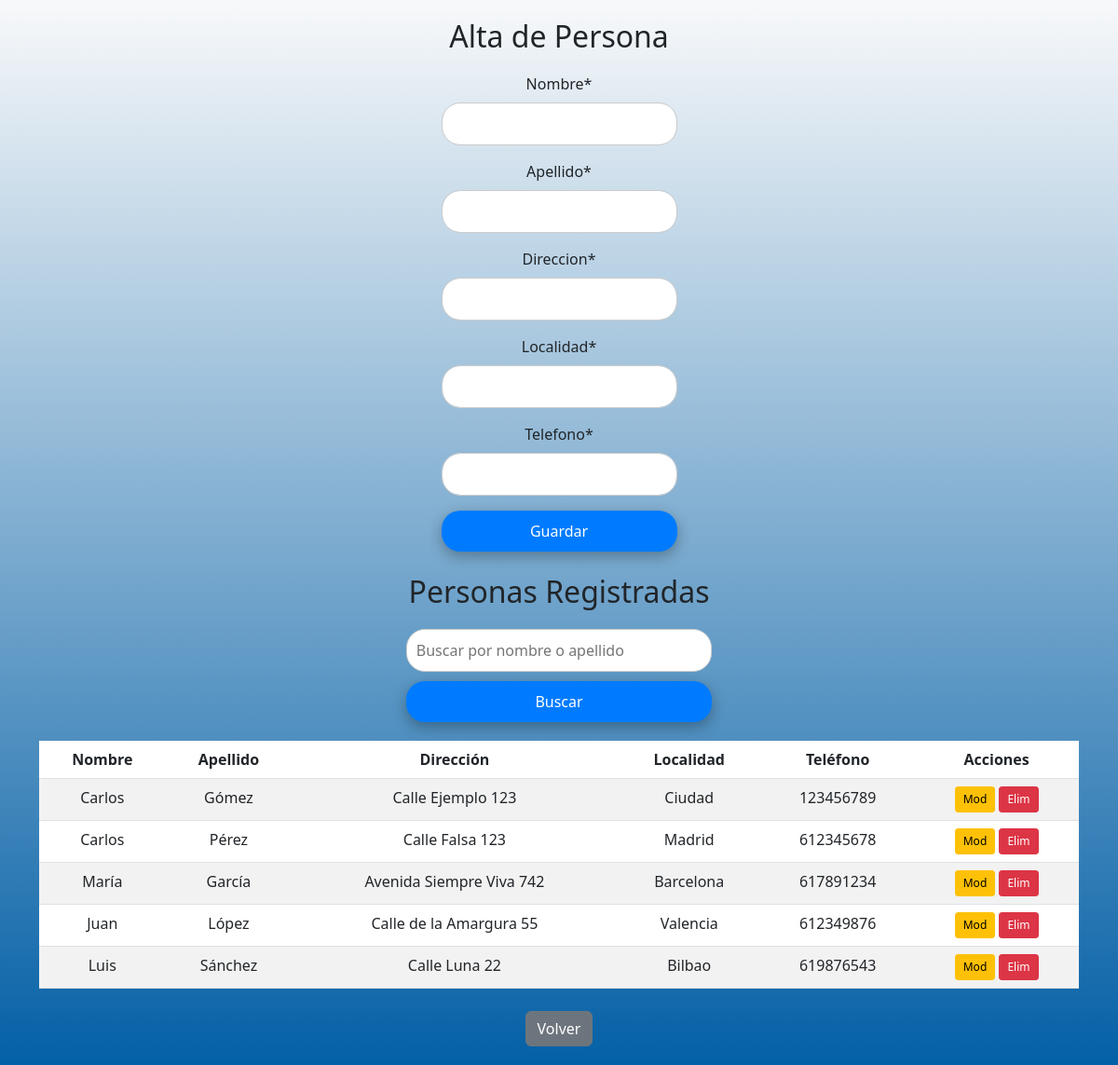
/persona/ (signed in), run on the app's committed database.
### myapp/models.py (models this page shows, shortened)
class Persona(models.Model):
    nombre = models.CharField(max_length=100)  # Campo de texto para el nombre de la persona, con un máximo de 100 caracteres
    apellido = models.CharField(max_length=100)  # Campo de texto para el apellido de la persona, con un máximo de 100 caracteres
    direccion = models.CharField(max_length=255)  # Campo de texto para la dirección de la persona, con un máximo de 255 caracteres
    localidad = models.CharField(max_length=100)  # Campo de texto para la localidad de la persona, con un máximo de 100 caracteres
    telefono = models.CharField(max_length=15)  # Campo de texto para el teléfono de la persona, con un máximo de 15 caracteres
    monto_pagado = models.DecimalField(max_digits=10, decimal_places=2, default=0)  # Campo decimal para el monto pagado, con hasta 10 dígitos en total y 2 decimales
    fecha_pago = models.DateField(null=True, blank=True)  # Campo de fecha para la fecha del pago, puede ser nulo o estar en blanco

### myapp/views.py (the view)
# urls.py: path('persona/', persona, name='persona'),  # Ruta para la gestión de personas. Usa la vista 'persona' y la etiqueta 'persona'
@login_required
def persona(request):
    search_query = request.GET.get('search', '')  # Obtiene el término de búsqueda del GET
    personas_list = Persona.objects.filter(
        nombre__icontains=search_query
    ) | Persona.objects.filter(
        apellido__icontains=search_query
    )  # Filtra personas por nombre o apellido que contengan el término de búsqueda
    paginator = Paginator(personas_list, 5)  # Configura el paginador para mostrar 5 personas por página
    page_number = request.GET.get('page')  # Obtiene el número de página del GET
    personas = paginator.get_page(page_number)  # Obtiene la página actual de personas
    if request.method == 'POST':
        form = PersonaForm(request.POST)  # Crea un formulario con los datos del POST
        if form.is_valid():
            form.save()  # Guarda la nueva persona
            messages.success(request, 'Persona registrada exitosamente.')  # Muestra un mensaje de éxito
            return redirect('persona')  # Redirige a la página de gestión de personas
    else:
        form = PersonaForm()  # Crea un formulario vacío
    return render(request, 'core/personas.html', {'form': form, 'personas': personas})  # Renderiza la plantilla 'personas.html' con el contexto del formulario y las personas paginadas

### myapp/forms.py
class PersonaForm(forms.ModelForm):
    class Meta:
        model = Persona  # Usa el modelo Persona definido en models.py
        fields = ['nombre', 'apellido', 'direccion', 'localidad', 'telefono']  # Campos incluidos en el formulario

### myapp/templates/core/personas.html (shortened to what this page needs)
{% load static %}
{% load crispy_forms_tags %}
<!DOCTYPE html>
<html lang="es">
<head>
    <link href="https://cdn.jsdelivr.net/npm/bootstrap@5.3.0-alpha1/dist/css/bootstrap.min.css" rel="stylesheet">
</head>
<body>
    <div class="container">
        <h2>Alta de Persona</h2>
        <div class="form-container">
            <form method="post">
                {{ form|crispy }}
                <button type="submit" class="btn btn-primary">Guardar</button>
            </form>
        </div>
        <h2 class="mt-4">Personas Registradas</h2>
        <div class="form-container">
            <form method="get">
                <input type="text" name="search" placeholder="Buscar por nombre o apellido" value="{{ request.GET.search }}">
                <button type="submit" class="btn btn-primary">Buscar</button>
            </form>
        </div>
        <div class="table-container">
            <table class="table table-striped">
                <thead>
                    <tr>
                        <th>Nombre</th>
                        <th>Apellido</th>
                        <th>Dirección</th>
                        <th>Localidad</th>
                        <th>Teléfono</th>
                        <th>Acciones</th>
                    </tr>
                </thead>
                <tbody>
                    {% for persona in personas %}
                    <tr>
                        <td>{{ persona.nombre }}</td>
                        <td>{{ persona.apellido }}</td>
                        <td>{{ persona.direccion }}</td>
                        <td>{{ persona.localidad }}</td>
                        <td>{{ persona.telefono }}</td>
                        <td>
                            <a href="{% url 'modificar_persona' persona.id %}" class="btn btn-warning btn-sm">Mod</a>
                            <a href="{% url 'eliminar_persona' persona.id %}" class="btn btn-danger btn-sm">Elim</a>
                        </td>
                    </tr>
                    {% empty %}
                    <tr>
                        <td colspan="6">No se encontraron personas.</td>
                    </tr>
                    {% endfor %}
                </tbody>
            </table>
        </div>
        <a href="{% url 'inicio' %}" class="btn btn-secondary mt-4">Volver</a>
    </div>
</body>
</html>

### myapp/templates/core/personas.html (style rules this page uses)
body { text-align: center; background: linear-gradient(to bottom, #f8f9fa, #0460a6); margin: 0; padding: 20px; }
h2 { margin-bottom: 20px; }
.form-container { display: flex; flex-direction: column; align-items: center; margin-bottom: 20px; }
input[type="text"] { width: 100%; max-width: 400px; padding: 10px; margin-bottom: 10px; border: 1px solid #ccc; border-radius: 20px; box-sizing: border-box; }
button[type="submit"] { width: 100%; max-width: 400px; padding: 10px; background-color: #007bff; color: #fff; border: none; border-radius: 20px; cursor: pointer; box-shadow: 0 5px 15px rgba(0, 0, 0, 0.3); transform: translateY(0); transition: background-color 0.3s ease; }
.table-container { max-height: 400px; overflow-y: auto; overflow-x: hidden; }
.table { width: 100%; margin-bottom: 0; }
.table th, .table td { text-align: center; }
.btn-sm { font-size: 0.75rem; padding: 0.25rem 0.5rem; border-radius: 0.2rem; }

### data on the page
Persona: nombre "Carlos", apellido "Gómez", direccion "Calle Ejemplo 123", localidad "Ciudad", telefono "123456789"
Persona: nombre "Carlos", apellido "Pérez", direccion "Calle Falsa 123", localidad "Madrid", telefono "612345678"
Persona: nombre "María", apellido "García", direccion "Avenida Siempre Viva 742", localidad "Barcelona", telefono "617891234"
Persona: nombre "Juan", apellido "López", direccion "Calle de la Amargura 55", localidad "Valencia", telefono "612349876"
Persona: nombre "Luis", apellido "Sánchez", direccion "Calle Luna 22", localidad "Bilbao", telefono "619876543"
